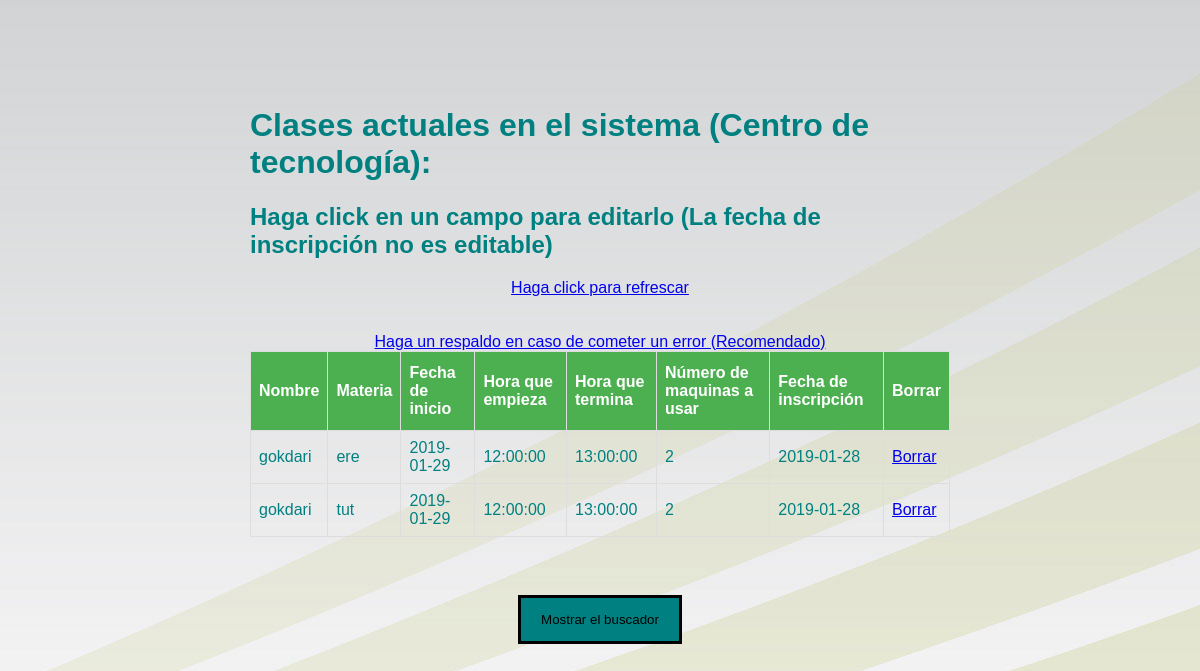
Page /cdtclase.php on the earlier database version.
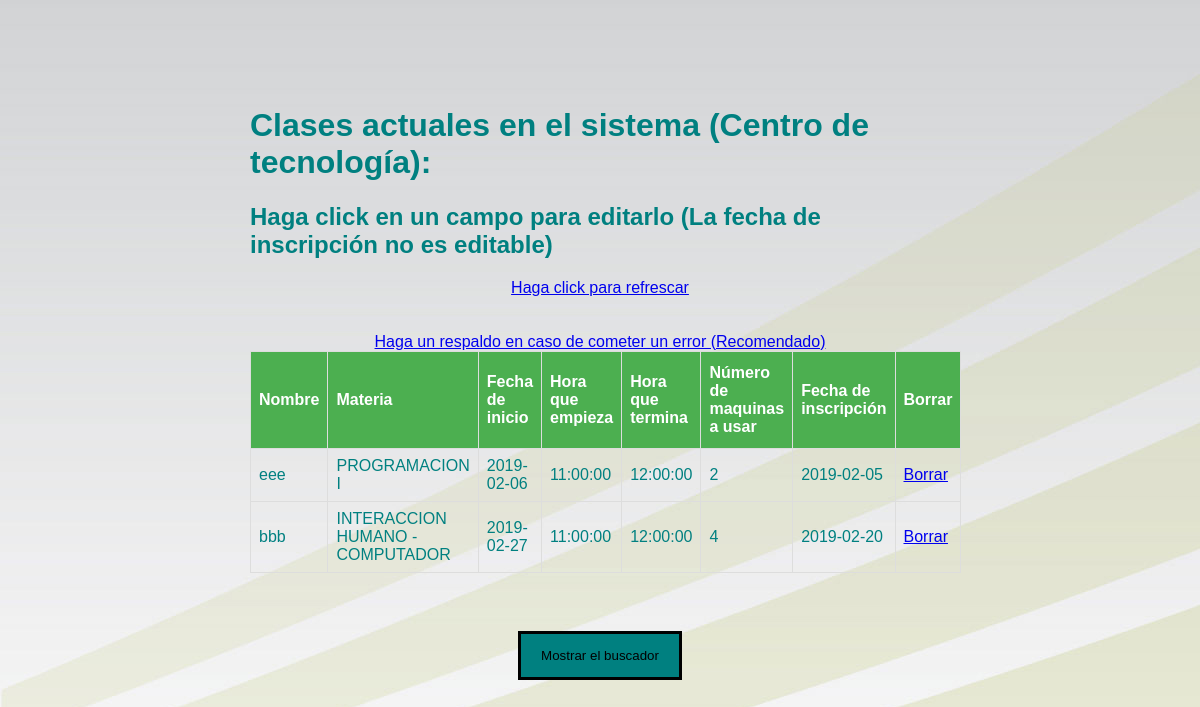
Same page on the later database version.
### tables this page shows
CREATE TABLE `reservatodo` (
  `id` int(11) NOT NULL AUTO_INCREMENT,
  `nombre` varchar(100) NOT NULL,
  `materia` varchar(100) NOT NULL,
  `salon` varchar(100) NOT NULL,
  `fecha` varchar(100) NOT NULL,
  `fechaemp` time NOT NULL,
  `fechater` time NOT NULL,
  `numero` int(11) NOT NULL,
  `fechainscripcion` date NOT NULL,
  PRIMARY KEY (`id`)
);

### cdtclase.php (the view, shortened to what this page needs)
<?php
include_once("connection.php");
$sql = "SELECT * FROM `reservatodo` WHERE salon='CDT' limit 10 ";
$queryRecords = mysqli_query($conn, $sql) or die("Error al buscar");
?>
<!DOCTYPE html>
<html lang="en">
<head>
<link rel="stylesheet" href="estilos\clase.css">
</head>
<body>
<br></br>
<div class="container" id="otra">
<h1>Clases actuales en el sistema (Centro de tecnología):</h1>
<h2>Haga click en un campo para editarlo (La fecha de inscripción no es editable)</h2>
<div style="text-align: center;"><a href="cdtclase.php">Haga click para refrescar</a></div>
<br></br>
<div style="text-align: center;"><a href="backup.php" target="_blank">Haga un respaldo en caso de cometer un error (Recomendado)</a></div>
<table id="employee_grid" name="employee_grid" class="table table-condensed table-hover table-striped bootgrid-table" width="60%" cellspacing="0">
   <thead>
      <tr>
         <th>Nombre</th>
         <th>Materia</th>
         <th>Fecha de inicio</th>
		 <th>Hora que empieza</th>
		 <th>Hora que termina</th>
		 <th>Número de maquinas a usar</th>
		 <th>Fecha de inscripción</th>
		 <th>Borrar</th>
      </tr>
   </thead>
   <tbody id="_editable_table">
      <?php foreach($queryRecords as $res) :?>
      <tr data-row-id="<?php echo $res['id'];?>">
	  <center><td class="editable-col" contenteditable="true" colcdt='0' oldVal ="<?php echo $res['nombre'];?>"><?php echo $res['nombre'];?></td></center>
	  <center><td class="editable-col" contenteditable="true" colcdt='1' oldVal ="<?php echo $res['materia'];?>"><?php echo $res['materia'];?></td></center>
	  <center><td class="editable-col" contenteditable="true" colcdt='2' oldVal ="<?php echo $res['fecha'];?>"><?php echo $res['fecha'];?></td></center>
	  <center><td class="editable-col" contenteditable="true" colcdt='3' oldVal ="<?php echo $res['fechaemp'];?>"><?php echo $res['fechaemp'];?></td></center>
	  <center><td class="editable-col" contenteditable="true" colcdt='4' oldVal ="<?php echo $res['fechater'];?>"><?php echo $res['fechater'];?></td></center>
	  <center><td class="editable-col" contenteditable="true" colcdt='5' oldVal ="<?php echo $res['numero'];?>"><?php echo $res['numero'];?></td></center>
	  <center><td class="editable-col" contenteditable="false" colcdt='6' oldVal ="<?php echo $res['fechainscripcion'];?>"><?php echo $res['fechainscripcion'];?></td></center>
		 <?php
		 echo "<td><a href='deletecdt.php?id=".$res['id']."'>Borrar</a></td>";
		 echo "</tr>";
		 ?>
	  <?php endforeach;?>
   </tbody>
</table>
</div>
<div id="boton2" style="text-align: center;">
<button onclick="myFunction2()" id="busca">Mostrar el buscador</button>
</div>
</body>
</html>

### estilos/clase.css (style rules this page uses)
body { font-family: Arial, Helvetica, sans-serif; color: teal; padding: 0; margin: 0; background-image: url(imagenes/fondo_une.jpg) }
#employee_grid { font-family: "Trebuchet MS", Arial, Helvetica, sans-serif; border-collapse: collapse; width: 100%; }
#employee_grid td, #employee_grid th { border: 1px solid #ddd; padding: 8px }
#employee_grid th { padding-top: 12px; padding-bottom: 12px; text-align: left; background-color: #4CAF50; color: #fff }
#otra { padding:50px 250px; }
button, input[type=submit] { background-color: teal; color: #000; padding: 14px 20px; margin: 8px 0; border: 3px solid #000; cursor: pointer; width: 95 px }

### cdtclase.php (style rules this page uses)
body { background-image: url("imagenes/fondo_une.jpg") }

Differences in the rows shown:
removed reservatodo: nombre "gokdari", materia "ere", fecha "2019-01-29", fechaemp "12:00:00", fechater "13:00:00", numero "2", fechainscripcion "2019-01-28"
removed reservatodo: nombre "gokdari", materia "tut", fecha "2019-01-29", fechaemp "12:00:00", fechater "13:00:00", numero "2", fechainscripcion "2019-01-28"
added reservatodo: nombre "eee", materia "PROGRAMACION I", fecha "2019-02-06", fechaemp "11:00:00", fechater "12:00:00", numero "2", fechainscripcion "2019-02-05"
added reservatodo: nombre "bbb", materia "INTERACCION HUMANO - COMPUTADOR", fecha "2019-02-27", fechaemp "11:00:00", fechater "12:00:00", numero "4", fechainscripcion "2019-02-20"
